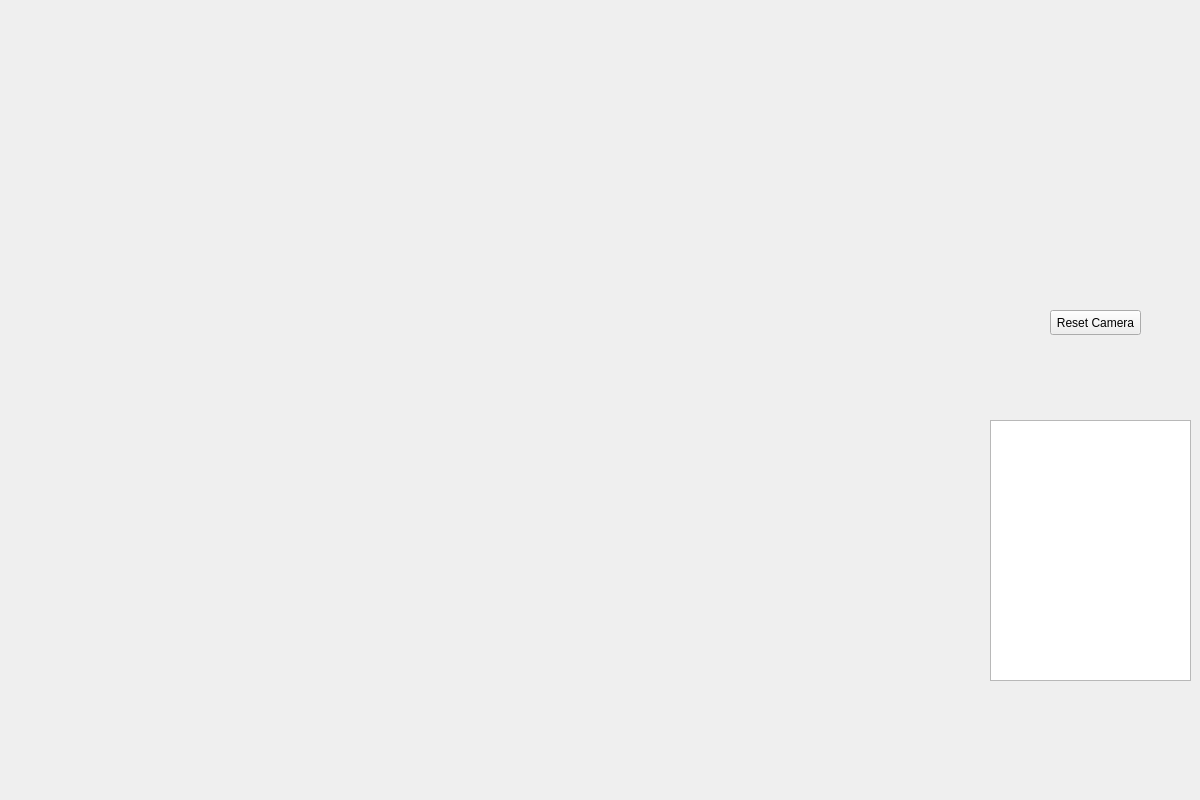
<?xml version="1.0" encoding="UTF-8"?>
<ui version="4.0">
 <class>MainWindow</class>
 <widget class="QMainWindow" name="MainWindow">
  <property name="geometry">
   <rect>
    <x>0</x>
    <y>0</y>
    <width>1200</width>
    <height>800</height>
   </rect>
  </property>
  <property name="windowTitle">
   <string>Main Window</string>
  </property>
  <widget class="QWidget" name="centralwidget">
   <widget class="QTextBrowser" name="infoBox">
    <property name="geometry">
     <rect>
      <x>990</x>
      <y>420</y>
      <width>201</width>
      <height>261</height>
     </rect>
    </property>
   </widget>
   <widget class="QPushButton" name="centerButton">
    <property name="geometry">
     <rect>
      <x>1050</x>
      <y>310</y>
      <width>91</width>
      <height>25</height>
     </rect>
    </property>
    <property name="text">
     <string>Reset Camera</string>
    </property>
   </widget>
   <widget class="QFrame" name="qvtkFrame">
    <property name="geometry">
     <rect>
      <x>10</x>
      <y>10</y>
      <width>971</width>
      <height>781</height>
     </rect>
    </property>
   </widget>
  </widget>
 </widget>
 <resources/>
 <connections/>
</ui>
